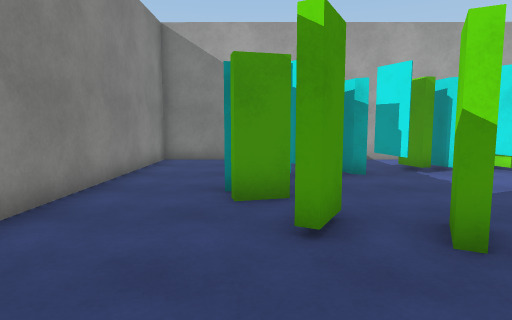
View 1 (above)

17 first-person views from a walk through a 3-D level made in the Unity game engine. The camera is 1.3 m above the floor, tilts 6° down and sees 75° across. The floor is counted in squares, 1 m on a side. Each view is taken from the middle of a square. On the plan, view 1 faces up. The plan holds only what a view shows up to about 14 squares ahead; the rest is blank. The player is left out. Surface patterns are stand-ins for the level's own textures.

View 2
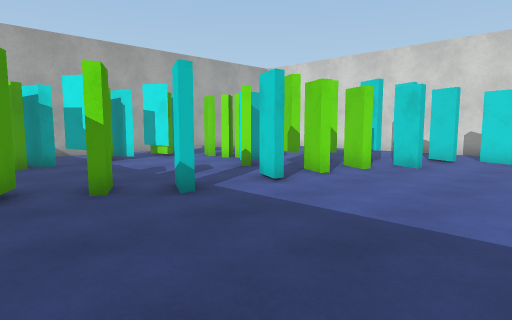

View 3
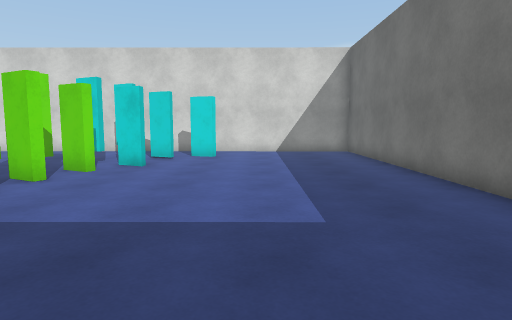

View 4
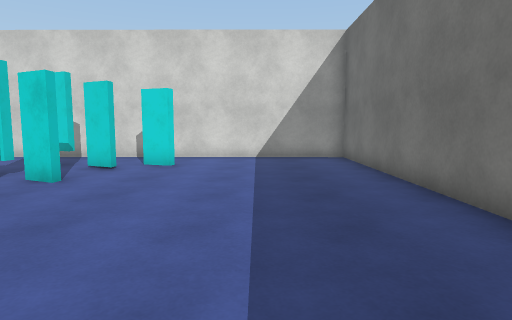

View 5
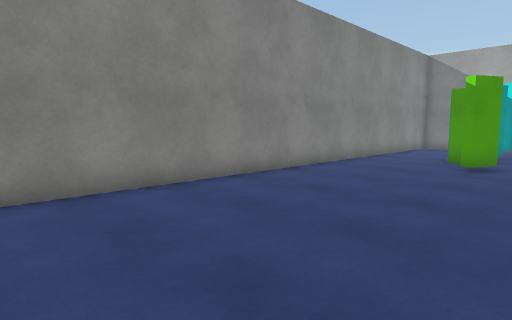

View 6
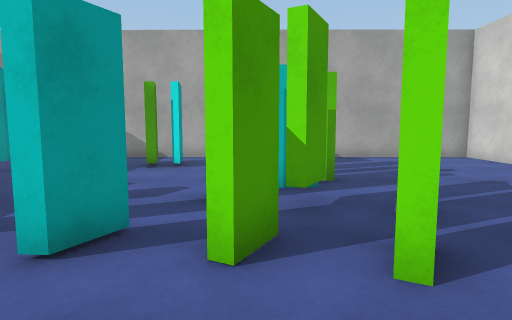

View 7
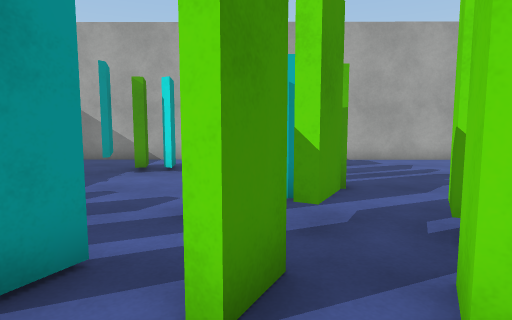

View 8
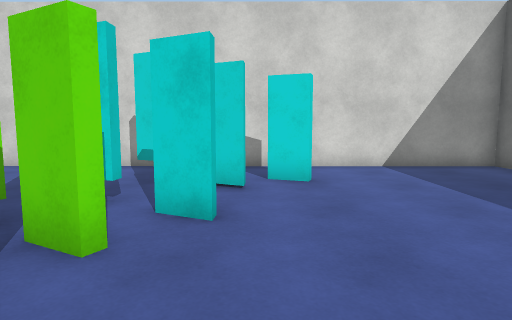

View 9
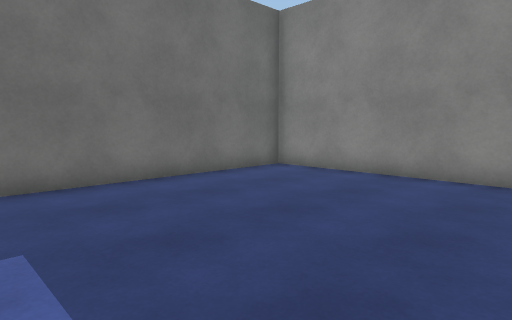

View 10
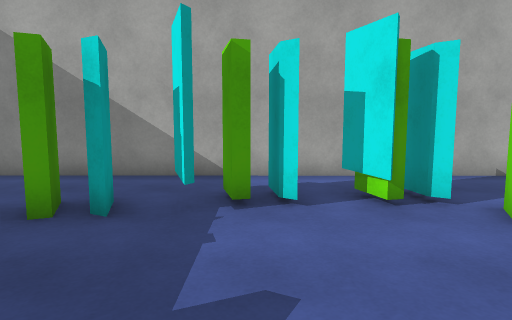

View 11
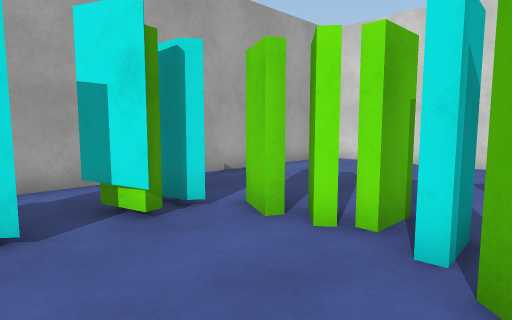

View 12
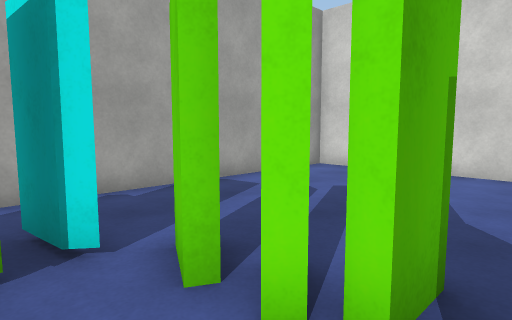

View 13
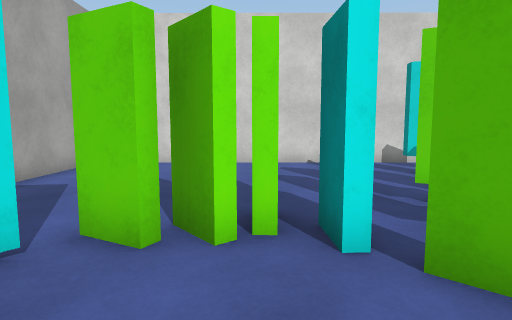

View 14
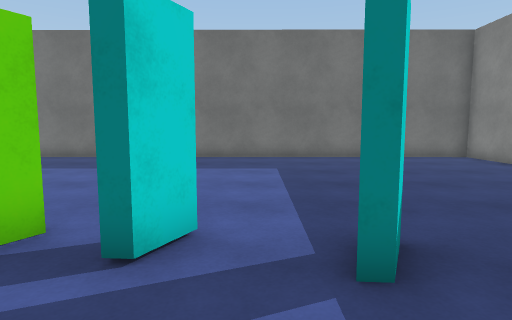

View 15
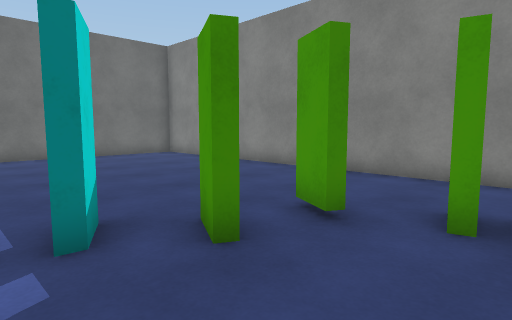

View 16
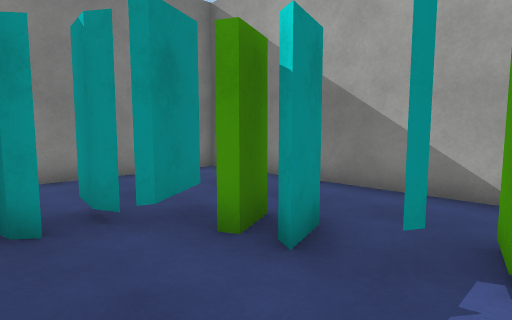

View 17
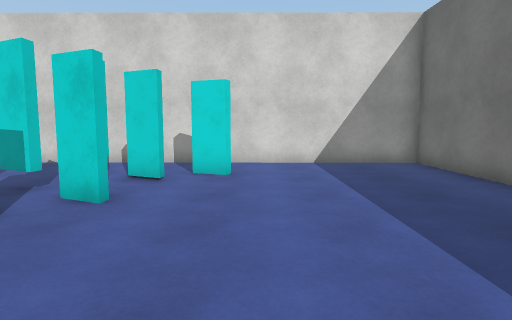

### Floor plan
Key: @ floor where view 1 was taken; # wall or solid block; x gap in a wall; . floor; T thing the floor can be seen under or through; O other object.
Columns run from 4 left of view 1 to 17 right of it. Each row starts with its distance up from view 1.
 13 ######################
 12 #....................#
 11 #....................#
 10 #.......OOOOO........#
  9 #....OOOOO.OOT.......#
  8 #...OO.......T.......#
  7 #...O........T.......#
  6 #...O.......TT.......#
  5 #...........TT.......#
  4 #....#x#.....TTT.....#
  3 #......#O.O.T T O.O..#
  2 #.........O.TTTOO.O..#
  1 #..............O.O...#
  0 #...@............O#..#
 -1 #.................#..#
 -2 #....................#
 -3 #....................#
 -4 #....................#
 -5 #....................#
 -6 #....................#
 -7 #....................#
 -8 ######################

Positions as (right, up) in squares from view 1, and headings:
1: (0, 0), facing up
2: (0, -3), facing up-right
3: (0, -3), facing right
4: (3, -4), facing right
5: (3, -7), facing up-left
6: (8, -1), facing up
7: (8, 0), facing up
8: (6, 0), facing right
9: (5, 0), facing down-left
10: (5, 4), facing up
11: (5, 5), facing up-right
12: (7, 6), facing up-right
13: (5, 7), facing right
14: (5, 6), facing down
15: (5, 7), facing down-left
16: (5, 6), facing up-left
17: (5, -2), facing right
